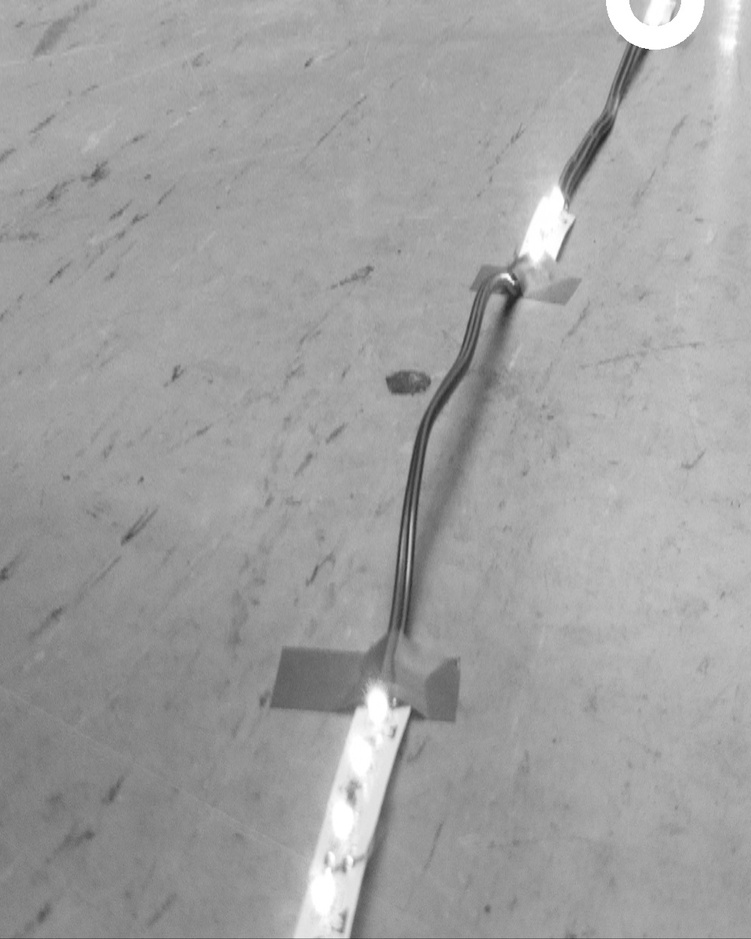
%> input picture Code/test.jpg, 751 x 939 px, shrunk from 1000 x 1250 before the run
$ octave Histogramm.m   (GNU Octave 9; MATLAB toolbox functions it lacks are replaced by stand-ins)
%> lines starting %> are read from the running program, lines starting %| are printed output that depends on the picture
clear 'all';
close 'all';

%read image
Image = imread('test.jpg');
%> Image is the input picture: size 939x751 uint8; min 38, max 255, mean 160.8

%plot the image
figure(1);
subplot(2,2,1);
imshow(Image);
title('Birdview');

%get histogram values
[Count, Value] = imhist(Image);
%> Count = 256 values, max 25296 at index 165, min 0 at index 1, mean 2754.6; Value = 256 values from 0 to 255
%plot them
subplot(2,2,2);
plot(Value, Count, 'bo-');
xlabel('gray value');
ylabel('absolute frequency')

%plot the relative frequency
subplot(2,2,3);
plot(Value, Count/sum(Count), 'bo-');
xlabel('gray value');
ylabel('relative frequency')

%now determine the cumulative sum
SumCount = cumsum(Count/numel(Image));
%> SumCount = 256 values from 0 to 1
%plot the cumulative sum
subplot(2,2,4);
plot(Value, SumCount, 'bo-');
xlabel('gray value');
ylabel('cumulative frequency')
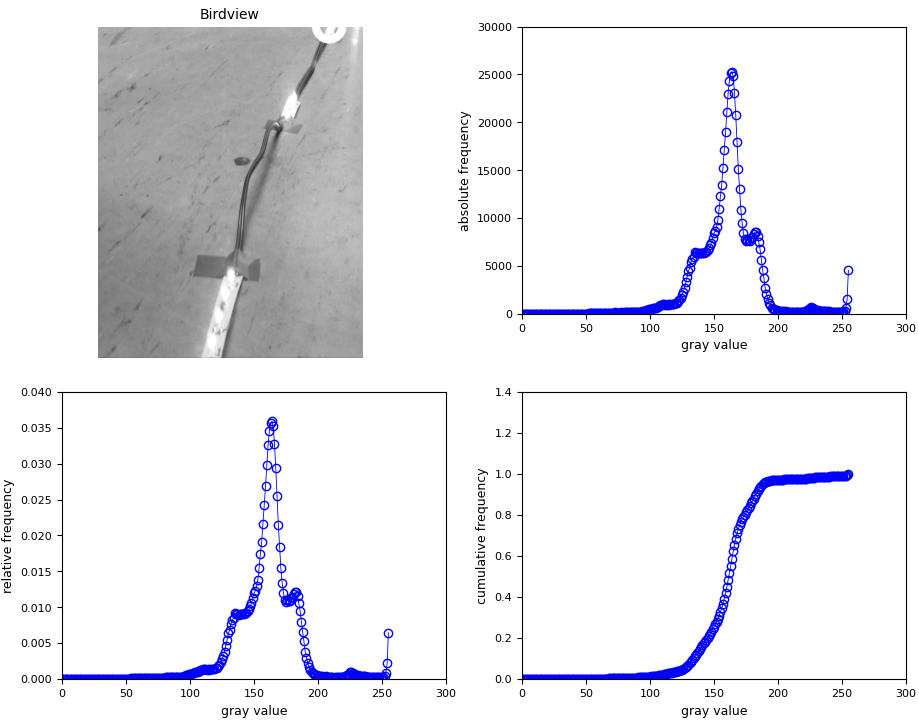
%> figure redrawn from the program's plot data, 4 panels

$ run again, with Code/20170314_140802.jpg copied over Code/test.jpg
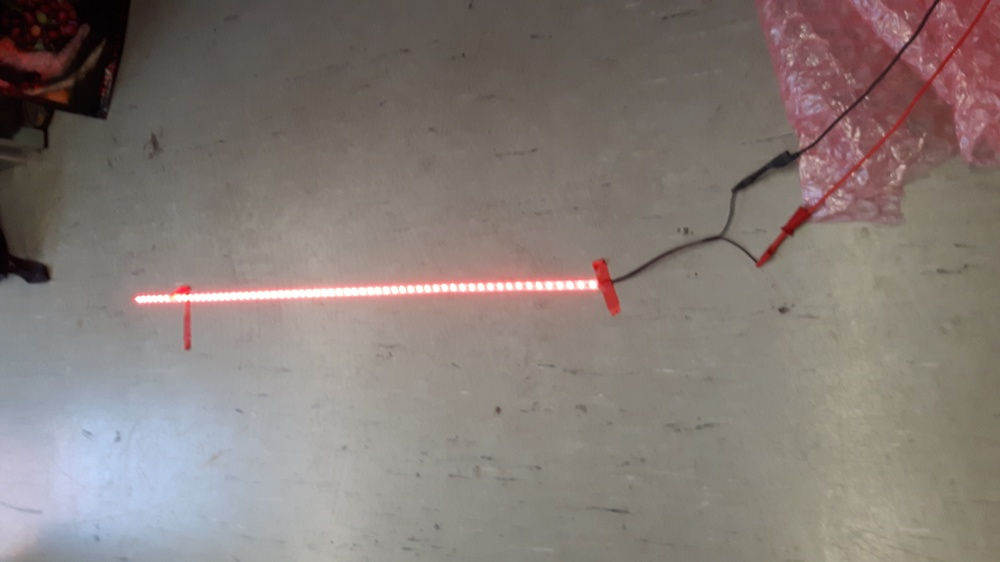
%> input picture Code/20170314_140802.jpg, 1000 x 562 px, shrunk from 4608 x 2592 before the run
%> Image is the input picture: size 562x1000x3 uint8; mean R, G, B 133.2, 123.4, 118.7
%> Count = 256 values, max 29522 at index 133, min 183 at index 243, mean 6585.9; Value = 256 values from 0 to 255
%> SumCount = 256 values from 0.000307 to 1
%> `ylabel('cumulative frequency')`:
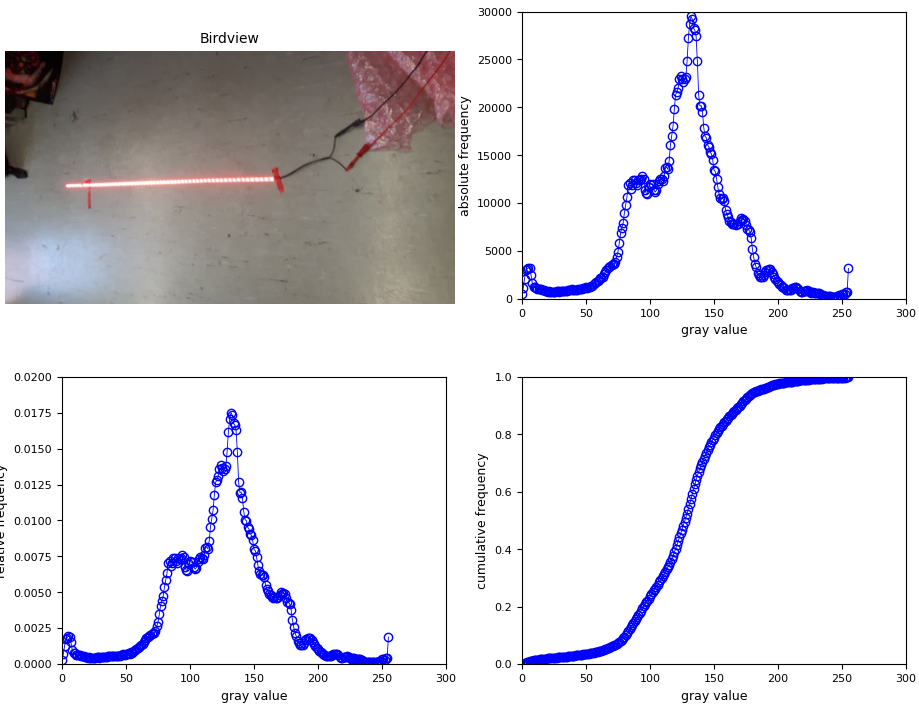
%> figure redrawn from the program's plot data, 4 panels

$ run again, with Code/image.jpg copied over Code/test.jpg
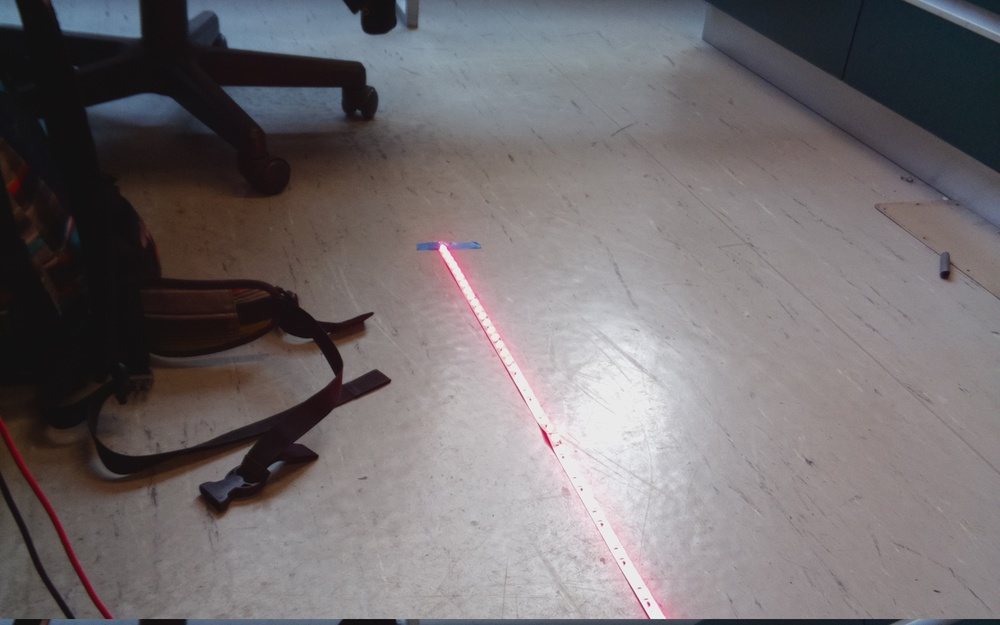
%> input picture Code/image.jpg, 1000 x 625 px, shrunk from 1680 x 1050 before the run
%> Image is the input picture: size 625x1000x3 uint8; mean R, G, B 114.1, 108.6, 110.9
%> Count = 256 values, max 63394 at index 17, min 0 at index 1, mean 7324.2; Value = 256 values from 0 to 255
%> SumCount = 256 values from 0 to 1
%> `ylabel('cumulative frequency')`:
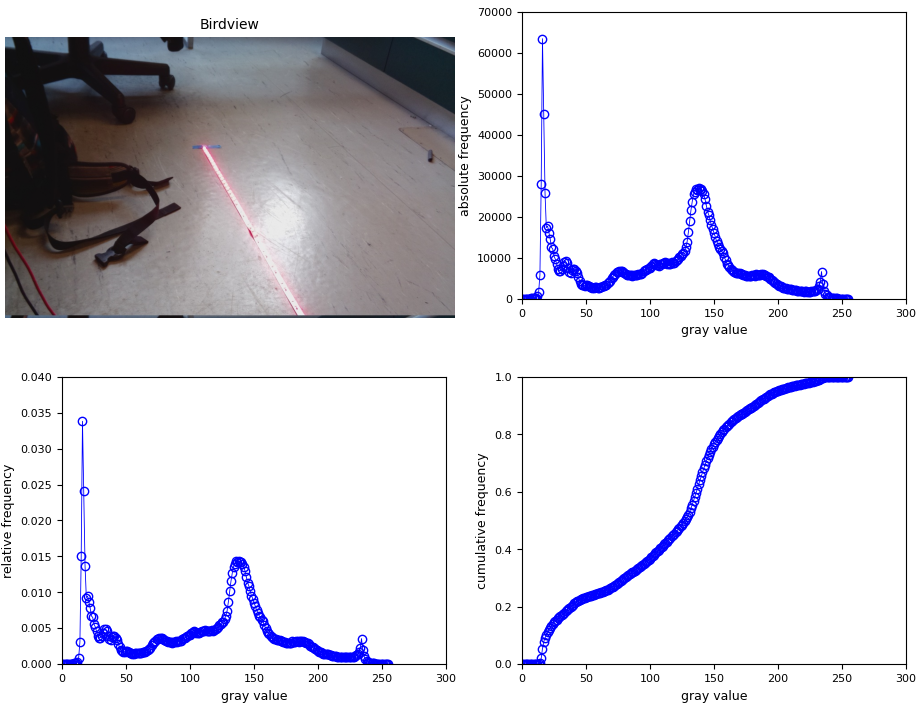
%> figure redrawn from the program's plot data, 4 panels
